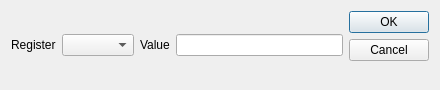
<?xml version="1.0" encoding="UTF-8"?>
<ui version="4.0">
 <class>ChangeValueDialog</class>
 <widget class="QDialog" name="ChangeValueDialog">
  <property name="windowModality">
   <enum>Qt::ApplicationModal</enum>
  </property>
  <property name="geometry">
   <rect>
    <x>0</x>
    <y>0</y>
    <width>440</width>
    <height>90</height>
   </rect>
  </property>
  <property name="windowTitle">
   <string>Change Register Value</string>
  </property>
  <layout class="QGridLayout" name="gridLayout">
   <item row="0" column="0">
    <layout class="QHBoxLayout" name="horizontalLayout_2">
     <item>
      <layout class="QHBoxLayout" name="horizontalLayout">
       <item>
        <widget class="QLabel" name="labelRegister">
         <property name="text">
          <string>Register</string>
         </property>
        </widget>
       </item>
       <item>
        <widget class="QComboBox" name="comboBoxRegister"/>
       </item>
       <item>
        <widget class="QLabel" name="labelValue">
         <property name="text">
          <string>Value</string>
         </property>
        </widget>
       </item>
       <item>
        <widget class="QLineEdit" name="lineEditValue"/>
       </item>
      </layout>
     </item>
     <item>
      <widget class="QDialogButtonBox" name="buttonBox">
       <property name="orientation">
        <enum>Qt::Vertical</enum>
       </property>
       <property name="standardButtons">
        <set>QDialogButtonBox::Cancel|QDialogButtonBox::Ok</set>
       </property>
      </widget>
     </item>
    </layout>
   </item>
  </layout>
 </widget>
 <resources/>
 <connections>
  <connection>
   <sender>buttonBox</sender>
   <signal>accepted()</signal>
   <receiver>ChangeValueDialog</receiver>
   <slot>accept()</slot>
   <hints>
    <hint type="sourcelabel">
     <x>248</x>
     <y>254</y>
    </hint>
    <hint type="destinationlabel">
     <x>157</x>
     <y>274</y>
    </hint>
   </hints>
  </connection>
  <connection>
   <sender>buttonBox</sender>
   <signal>rejected()</signal>
   <receiver>ChangeValueDialog</receiver>
   <slot>reject()</slot>
   <hints>
    <hint type="sourcelabel">
     <x>316</x>
     <y>260</y>
    </hint>
    <hint type="destinationlabel">
     <x>286</x>
     <y>274</y>
    </hint>
   </hints>
  </connection>
 </connections>
</ui>
